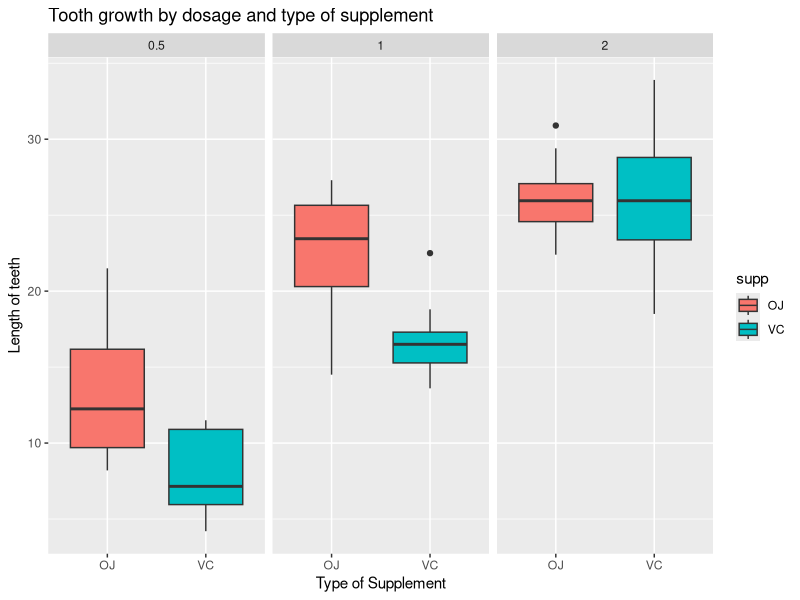

Generate this figure with R:
## ---- chunk 1
knitr::opts_chunk$set(echo = FALSE)
## ---- chunk 2

        # Load data and libraries        
                data(ToothGrowth)        
                library(ggplot2)
                library(dplyr)
## ---- chunk 3

        # Summary of data        
                summary(ToothGrowth)
                str(ToothGrowth)
                unique(ToothGrowth$dose)
                head(ToothGrowth, 3)
## ---- chunk 4

        # Boxplot of teeth length against supplement for each dose
                ggplot(data = ToothGrowth, aes(x = supp, y = len)) +
                        geom_boxplot(aes(fill = supp)) +
                        facet_wrap(~ dose) +
                        labs(title = "Tooth growth by dosage and type of supplement", 
                             x = "Type of Supplement", y = "Length of teeth")
## ---- chunk 5

        # Comparing effects of supplement type on tooth growth
        # Test 1
                oj <- filter(ToothGrowth, supp == 'OJ')$len
                vc <- filter(ToothGrowth, supp == 'VC')$len
                t.test(oj, vc, alternative = "greater")
## ---- chunk 6

        # Comparing effects of dosage on tooth growth
        # Test 2
                g1 <- filter(ToothGrowth, supp == "OJ", dose == 0.5)$len
                g2 <- filter(ToothGrowth, supp == "OJ", dose == 1.0)$len
                t.test(g2, g1, alternative = "greater")$p.value
## ---- chunk 7

        # Test 3
                g1 <- filter(ToothGrowth, supp == "OJ", dose == 1.0)$len
                g2 <- filter(ToothGrowth, supp == "OJ", dose == 2.0)$len
                t.test(g2, g1, alternative = "greater")$p.value
## ---- chunk 8

        # Test 4
                g1 <- filter(ToothGrowth, supp == "VC", dose == 0.5)$len
                g2 <- filter(ToothGrowth, supp == "VC", dose == 1.0)$len
                t.test(g2, g1, alternative = "greater")$p.value
## ---- chunk 9

        # Test 5
                g1 <- filter(ToothGrowth, supp == "VC", dose == 1.0)$len
                g2 <- filter(ToothGrowth, supp == "VC", dose == 2.0)$len
                t.test(g2, g1, alternative = "greater")$p.value
